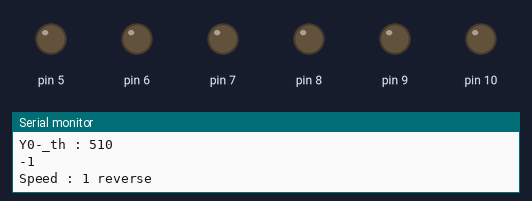
Simulated run of this sketch. Board: Arduino Mega 2560, built with avr-gcc and run on an emulated ATmega2560. Parts: output pins drawn as LEDs (lit = HIGH), the last lines printed to the serial monitor. No radio packets arrive unless stated.

Above: at 0.1 s.
At 1.1 s:
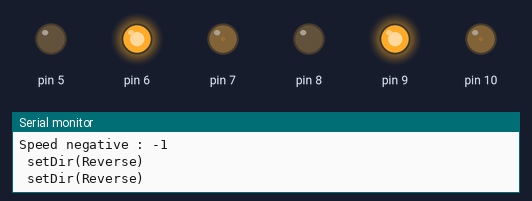
Timing chart, 0 to 2.6 s (numbered marks = the images above):
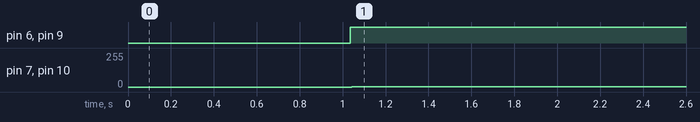

Measured:
- by itself, pin 6, pin 9: LOW → HIGH at 1.0 s
- by itself, pin 7: 0/255 → 2/255 at 1.0 s
- by itself, pin 10: 0/255 → 2/255 at 1.1 s

The sketch:

AI-RobotCar-Mega-Receiver-Manual.ino
```cpp
#include "AI_RobotCar.h"
#include <SPI.h>
#include <nRF24L01.h>
#include <RF24.h>

RF24 radio(47, 48); // CE, CSN

const byte address[6] = "ApaIT";

struct dataStream{
  int  X;   // 16bit
  int  X0;
  int  Y;   // 16bit
  int  Y0;
  int Button;
};

dataStream joyStick;


/*
 * TODO
 * nRF24L01
 * calibrate the input of joystick, make sure 0 at 512
 */

AI_RobotCar Car(5,6,7,8,9,10,"ApaCar");

void setup() {
  Serial.begin(9600);
  radio.begin();
  radio.openReadingPipe(1, address);
  radio.setPALevel(RF24_PA_MIN);
  radio.startListening();

}
/*
void loop() {
    if (radio.available()) {
    radio.read(&joyStick, sizeof(dataStream));
    //
    Serial.println("joyStick.X : " + String(joyStick.X));
    Serial.println("joyStick.Y : " + String(joyStick.Y));
    Serial.println("joyStick.Button : " + String(joyStick.Button));
    //
    Car.control(joyStick.X,joyStick.X0,joyStick.Y,joyStick.Y0);

  }
  //delay(500);


}
*/

void loop(){
  Car.control(500,590,500,590);
  delay(1000);
}
```

AI_RobotCar.cpp
```cpp
#include <Arduino.h>
#include "AI_RobotCar.h"

AI_DCMotor::AI_DCMotor(byte pinA, byte pinB, byte pinEN){
  this->_pinA = pinA;
  this->_pinB = pinB;
  this->_pinEN = pinEN;
  init();
}

AI_DCMotor::AI_DCMotor(byte pinA, byte pinB, byte pinEN,String name){
  this->_pinA = pinA;
  this->_pinB = pinB;
  this->_pinEN = pinEN;
  this->_name = name;
  init();
}

void AI_DCMotor::init(){
  pinMode(_pinA,OUTPUT);
  pinMode(_pinB,OUTPUT);
  pinMode(_pinEN,OUTPUT);
}

void AI_DCMotor::setDir(byte DIR){
  if(DIR){  //forward
    digitalWrite(_pinA,HIGH);
    digitalWrite(_pinB,LOW);
    Serial.println(getName()+ " setDir(Forward) ");
  }else{    //reverse
    digitalWrite(_pinA,LOW);
    digitalWrite(_pinB,HIGH);
    Serial.println(getName()+ " setDir(Reverse) ");
  }
}

void AI_DCMotor::setSpeed(byte speed){
  byte pwm = map(speed,0,100,0,255);
  analogWrite(_pinEN,pwm);
  Serial.println(getName()+ " setSpeed("+String(pwm)+") ");
}

String AI_DCMotor::getName(){
  return _name;
}

AI_RobotCar::AI_RobotCar(
    int pin1_A,
    int pin1_B,
    int pin1_EN,
    int pin2_A,
    int pin2_B,
    int pin2_EN,
    String name
    ) :
    _mL(pin1_A,pin1_B,pin1_EN),
    _mR(pin2_A,pin2_B,pin2_EN){
      this->_name = name;
}

String AI_RobotCar::getName(){
  return _name;
}

void AI_RobotCar::setDir(int dirL, int dirR){

}

void AI_RobotCar::setSpeed(int speedL, int speedR){

}

void AI_RobotCar::control(int X, int X0,int Y,int Y0){

  /*
   * map _speed from Y Axis
   * -100-0 reverse
   * 0  stop
   * 0-100 forward
   */

  Serial.println("X : " + String(X));
  Serial.println("X0 : " + String(X0));
  Serial.println("Y : " + String(Y));
  Serial.println("Y0 : " + String(Y0));
  Serial.println("_th : " + String(_th));


  if(Y<Y0-_th){
    Serial.println("Y : " + String(Y));
    Serial.println("Y0-_th : " + String(Y0-_th));
    _speed = map(Y,Y0-_th,0,0,-100);
    Serial.println(_speed);
    Serial.println("Speed : 1 reverse");
    delay(1000);
  }
  if(Y>=(Y0-_th) && Y<(Y0+_th)){
    _speed = 0;
    Serial.println("Speed : 2 stop");
  }
  if(Y>=Y0+_th){
    _speed = map(Y,Y0+_th,1023,0,100);
    Serial.println("Speed : 3 forward");
  }

  /*
   * map X Axis to direction
   * a) rotate Left
   * b) turn Left
   * c) Straight
   * d) turn Right
   * e) rotate Right
   */

  if(X<_th){
    //rotate Left
    _dirL=0;
    _dirR=1;
    _speedL = 50;
    _speedR = 50;
    Serial.println("Mode : 1 RL");
  }
  if(X>_th && X<X0-_th){
    //turn Left
    _dirL=1;
    _dirR=1;
    int x = map(X,X0-_th,_th,0,90);
    _speedL=abs(_speed)-x;
    _speedR=abs(_speed);
    Serial.println("Mode : 1 TL");
  }
  if(X>=X0-_th && X<X0+_th){
    //Straight
    _dirL=1;
    _dirR=1;
    _speedL=abs(_speed);
    _speedR=abs(_speed);
    Serial.println("Mode : 3 Str");
  }
  if(X>=X0+_th && X<1023-_th){
    //turn Right
    int x = map(X,X0+_th,1023-_th,0,90);
    _dirL=1;
    _dirR=1;
    _speedL=abs(_speed);
    _speedR=abs(_speed)-x;
    Serial.println("Mode : 4 TR");

  }
  if(X>1023-_th){
    //rotate Right
    _dirL=1;;
    _dirR=0;
    _speedL=50;
    _speedR=50;
    Serial.println("Mode : 5 RR");
  }

  /*
   * speed < 0
   * reverse the direction by inverse _dir=!_dir;
   * and abs(_speedL) and abs(_speedR)
   *
   */
  if(_speed<0){
    _dirL=!_dirL;
    _dirR=!_dirR;
    _speedL=abs(_speedL);
    _speedR=abs(_speedR);
    Serial.println("Speed negative : " + String(_speed));
  }

  _mL.setDir(_dirL);
  _mR.setDir(_dirR);
  _mL.setSpeed(_speedL);
  _mR.setSpeed(_speedR);
  Serial.println("_dirL :  " + String(_dirL));
  Serial.println("_dirR :  " + String(_dirR));
  Serial.println("_speedL :  " + String(_speedL));
  Serial.println("_speedR :  " + String(_speedR));


}
```

AI_RobotCar.h
```cpp
#ifndef AI_ROBOTCAR_H
#define AI_ROBOTCAR_H
#include <Arduino.h>

class AI_DCMotor{
  private:
  byte _pinA;
  byte _pinB;
  byte _pinEN;
  String _name;
  public:
  AI_DCMotor(byte pinA, byte pinB, byte pinEN);
  AI_DCMotor(byte pinA, byte pinB, byte pinEN, String name);
  void init();
  void setDir(byte DIR);
  void setSpeed(byte speed);
  String getName();
};

class AI_RobotCar{
  private:
  AI_DCMotor _mL;
  AI_DCMotor _mR;
  String _name;
  int _speed;
  int _speedL;
  int _speedR;
  int _dirL;
  int _dirR;
  int _th =80;

  public:
  AI_RobotCar(
    int pin1_A,
    int pin1_B,
    int pin1_EN,
    int pin2_A,
    int pin2_B,
    int pin2_EN,
    String name
    );// : mL(pin1_A,pin1_B,pin1_EN), mR(pin2_A,pin2_B,pin2_EN);
  String getName();
  void setDir(int dirL, int dirR);
  void setSpeed(int speedL, int speedR);
  void control(int X, int X0,int Y, int Y0);
};
#endif
```
